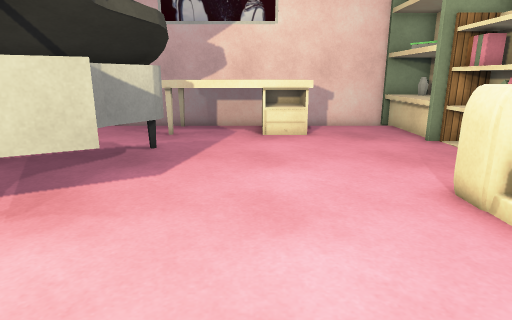
View 1 (above)

20 first-person views from a walk through a Unity game level. The camera is 1.2 m above the floor, tilts 14° down and sees 75° across. The floor is counted in squares, 0.5 m on a side. Each view is taken from the middle of a square. On the plan, view 1 faces up. The plan holds only what a view shows up to about 20 squares ahead; the rest is blank. The player is left out. Some surface patterns are stand-ins.

View 2
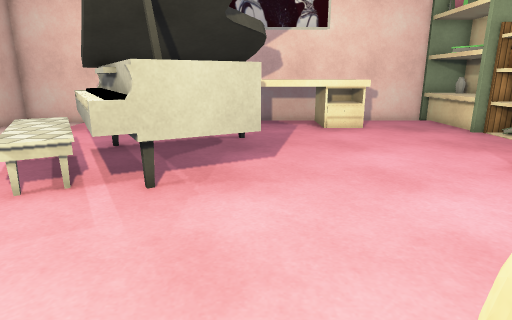

View 3
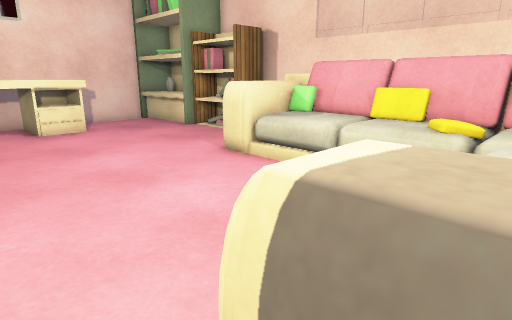

View 4
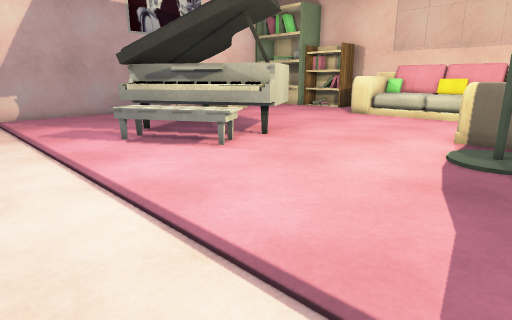

View 5
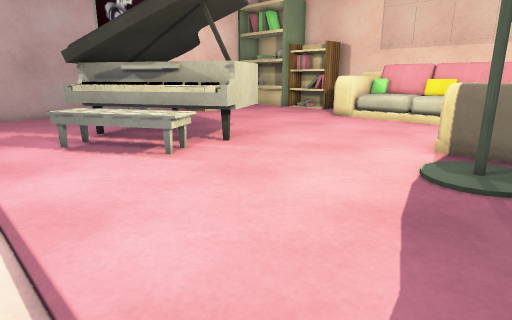

View 6
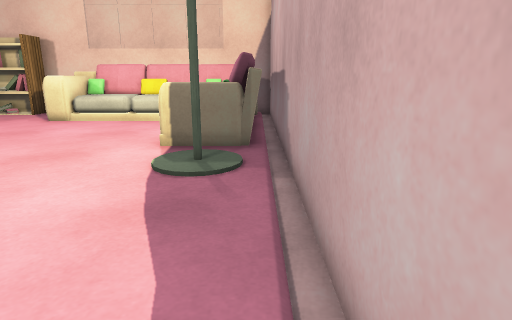

View 7
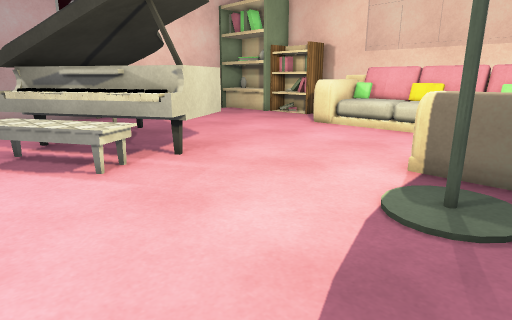

View 8
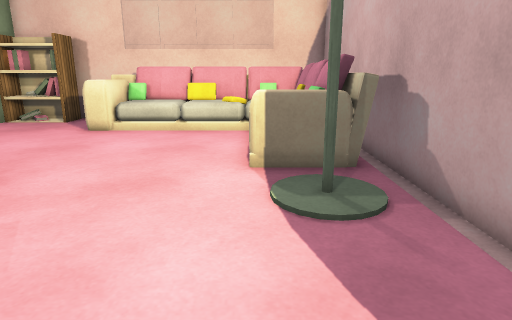

View 9
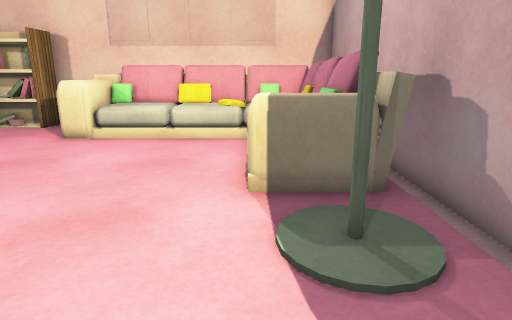

View 10
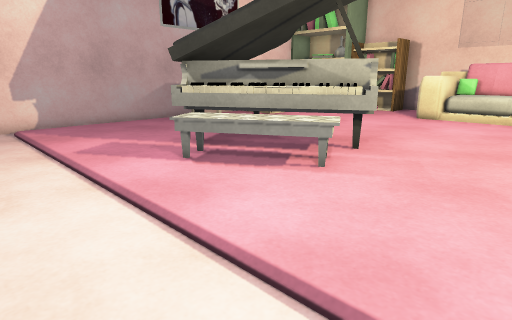

View 11
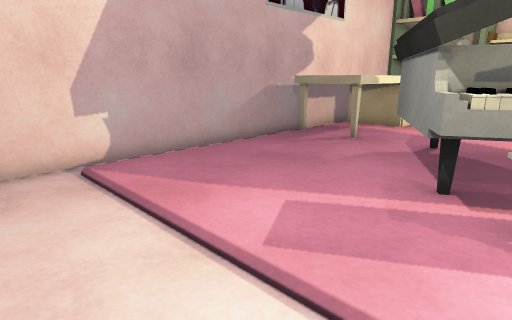

View 12
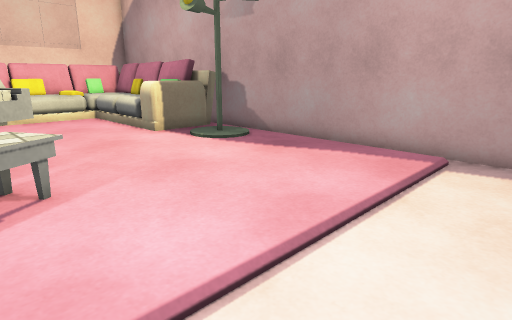

View 13
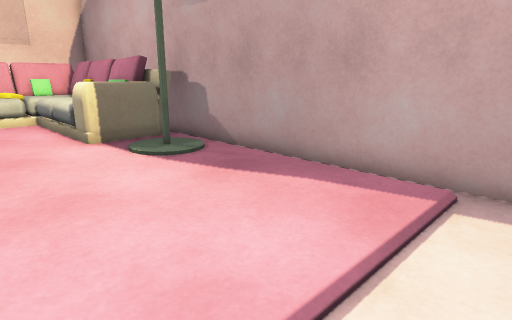

View 14
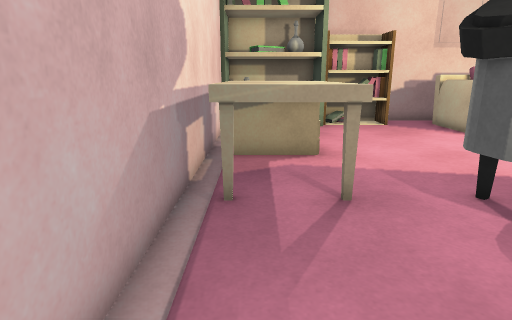

View 15
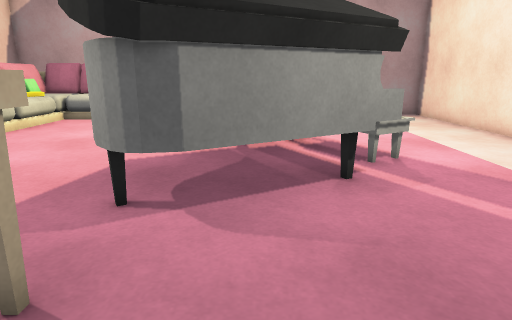

View 16
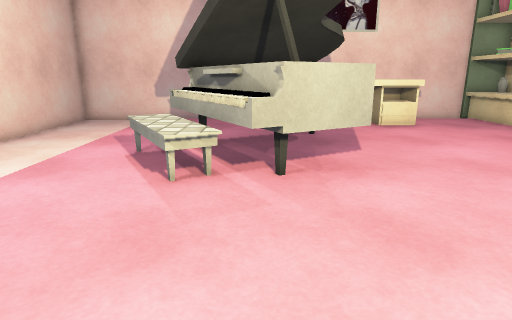

View 17
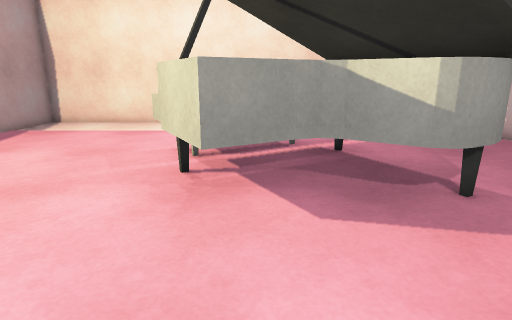

View 18
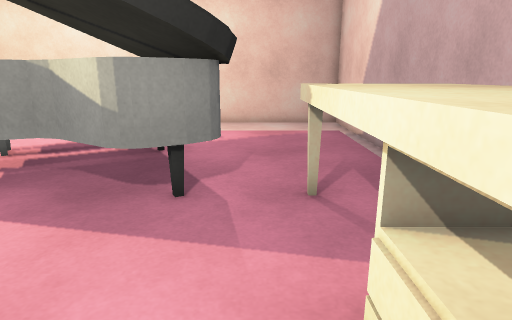

View 19
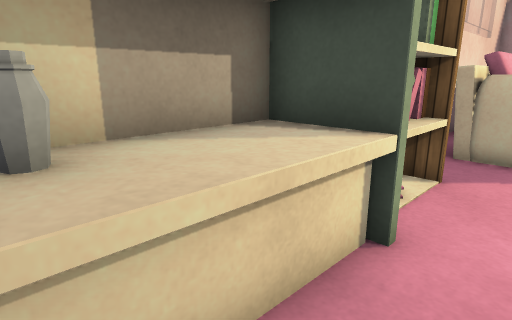

View 20
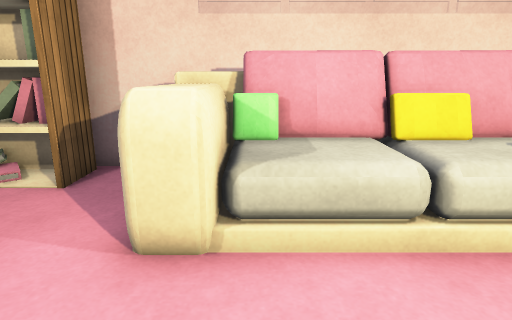

### Floor plan
Key: @ floor where view 1 was taken; # wall or solid block; . main floor; : floor 0.75 m higher than the main floor; = window, fence, low wall or low ledge; ^ raised ledge; P piano; S shelf.
Columns run from 16 left of view 1 to 9 right of it. Each row starts with its distance up from view 1.
 18 ##########################
 17 .............^^^^^^....=##
 16 ............^^^^^^^....=^#
 15 ............^^^^^^^....=^#
 14 ............^^^^^^^....=^#
 13 ............P..........###
 12 ..........PPPP.........S #
 11 ........PPPPPP.........SS#
 10 .......PPPPPPP.........SS#
  9  ......PPPPPP..........SS#
  8  .....^^PPPPP............#
  7   ....^^PPPPPP......#===##
  6  ......^^PPPPP......=^^^ #
  5  .......^^PPP.......=#=###
  4 ........=.P.........=:#^^#
  3 ....................=#:^ #
  2 ....................=#=#==
  1 ....................=:#^ #
  0 ................@...=#:^ =
 -1 ..............^^^^^^^:=###
 -2 ............#.^^  ^^^:=^ #
 -3 ..............^########^ #
 -4 ..............##      ####
 -5 ################

Positions as (right, up) in squares from view 1, and headings:
1: (0, 0), facing up
2: (-3, -2), facing up
3: (-3, -2), facing up-right
4: (-15, -4), facing up-right
5: (-13, -4), facing up-right
6: (-13, -4), facing right
7: (-11, -4), facing up-right
8: (-11, -1), facing right
9: (-9, -1), facing right
10: (-15, 0), facing up-right
11: (-15, 8), facing up-right
12: (-15, 6), facing down-right
13: (-14, 3), facing down-right
14: (-10, 16), facing right
15: (-6, 17), facing down
16: (-6, -3), facing up
17: (3, 7), facing left
18: (3, 13), facing left
19: (5, 17), facing down-right
20: (0, 5), facing right
